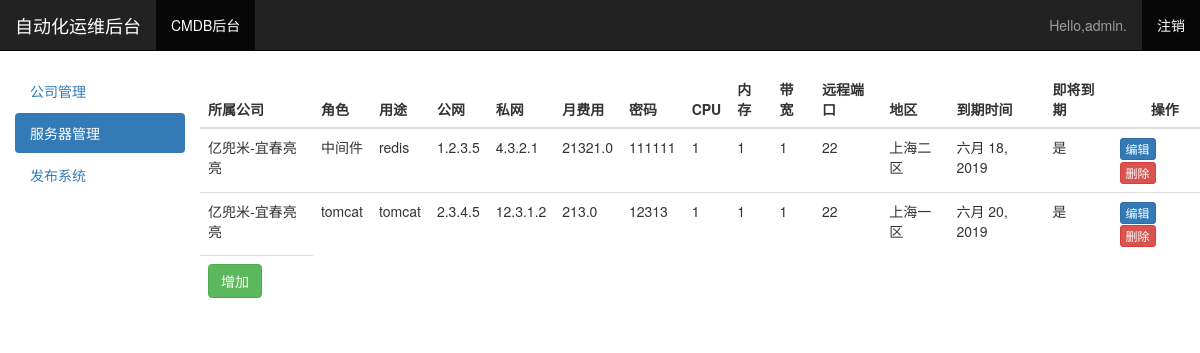
Before: /cmdb/show_company/3/ (signed in) with the older database file.
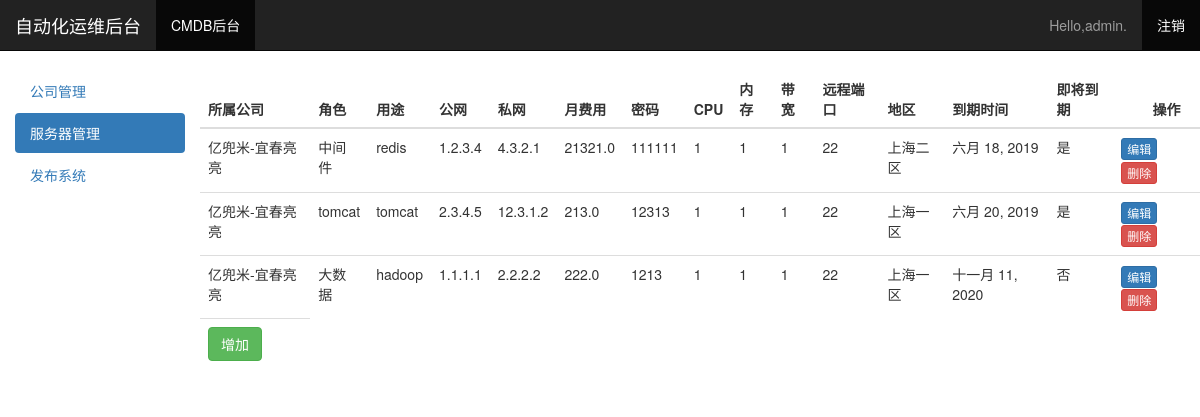
After: the same page with the newer database file.
### cmdb/models.py (models this page shows, shortened)
class Servers(models.Model):
    roles=models.CharField(max_length=20,verbose_name='服务器角色')
    usage=models.CharField(max_length=20,verbose_name='服务器用途')
    pub_ipaddress=models.GenericIPAddressField(verbose_name='公网地址')
    private_ipaddress=models.GenericIPAddressField(verbose_name='私网地址')
    customer = models.FloatField(max_length=10, verbose_name='月费用')
    password = models.CharField(max_length=30, verbose_name='服务器密码')
    cpu=models.IntegerField(verbose_name='CPU核数')
    mem=models.IntegerField(verbose_name='内存大小')
    bandwidth=models.IntegerField(verbose_name='带宽')
    port=models.IntegerField(verbose_name='远程端口')
    area=models.CharField(max_length=10,verbose_name='地区')
    expiration_time=models.DateField(verbose_name='到期时间')
    company=models.ForeignKey(Company,default=1)
    @property
    def is_expiration(self):
        if (parse(str(self.expiration_time)) - parse(daytime)).days >= 7:
            return True
    class Meta:
        verbose_name_plural = "服务器"

class Company(models.Model):
    name=models.CharField(max_length=25,verbose_name='公司名称',unique=True)
    contactsusr=models.CharField(max_length=10,verbose_name='联系人')
    phonenumber=models.IntegerField(verbose_name='联系人手机号')
    projectname=models.CharField(max_length=20,verbose_name='项目名')
    account=models.CharField(max_length=30,verbose_name='登陆账号')
    password=models.CharField(max_length=30,verbose_name='登陆密码')
    balance=models.FloatField(max_length=10,verbose_name='账户余额')
    Cspname=models.ForeignKey(Csp)
    group=models.ForeignKey(Group)
    class Meta:
        verbose_name_plural ="公司"

### cmdb/views.py (the view)
# urls.py: url(r'show_company/(?P<company_id>\d+)/$', views.show_company, name='show_company'),
@login_required
def show_company(request,company_id):
    servers = Servers.objects.filter(company_id=company_id)
    context = {"servers": servers}
    return render(request, 'cmdb/server_detail.html', context)

### cmdb/templates/cmdb/server_detail.html (shortened to what this page needs)
{% load bootstrap3 %}
<!DOCTYPE html>
<html lang="zh-CN">
<head>
</head>
{% bootstrap_css %}
<body>
<nav class="navbar navbar-inverse navbar-static-top">
    <div class="container-fluid">
        <div class="navbar-header">
            <a class="navbar-brand" href="{% url 'ops:index' %}">自动化运维后台</a>
        </div>
        <div id="navbar" class="navbar-collapse collapse">
            <ul class="nav navbar-nav">
                <li class="active"><a href="{% url 'cmdb:index' %}">CMDB后台</a></li>
            </ul>
            <ul class="nav navbar-nav navbar-right">
                {% if user.is_authenticated %}
                    <li><a>Hello,{{ user.username }}.</a></li>
                    <li class="active"><a href="{% url 'users:logout' %}">注销</a></li>
                {% else %}
                    <li class="active"><a href="{% url 'users:register' %}">注册</a></li>
                    <li class="active"><a href="{% url 'users:login' %}">登录</a></li>
                {% endif %}
            </ul>
        </div>
    </div>
</nav>
<div class="container-fluid">
    <div class="row">
        <div class="col-sm-3 col-md-2 sidebar">
            <ul class="nav nav-pills nav-stacked">
                <li role="presentation"><a href="{% url 'cmdb:company' %}">公司管理</a></li>
                <li role="presentation" class="active"><a href="{% url 'cmdb:server' %}">服务器管理</a></li>
                <li role="presentation"><a href="#">发布系统</a></li>
            </ul>
        </div>
        <div>
            <div class="table-responsive">
                <table class="table table-hover">
                    <thead>
                    <tr>
                        <th>所属公司</th>
                        <th>角色</th>
                        <th>用途</th>
                        <th>公网</th>
                        <th>私网</th>
                        <th>月费用</th>
                        <th>密码</th>
                        <th>CPU</th>
                        <th>内存</th>
                        <th>带宽</th>
                        <th>远程端口</th>
                        <th>地区</th>
                        <th>到期时间</th>
                        <th>即将到期</th>
                        <th>&nbsp&nbsp&nbsp&nbsp&nbsp&nbsp&nbsp&nbsp操作</th>
                    </tr>
                    </thead>
                    <tbody>
                    {% for server in servers %}
                        <tr>
                            <td>{{ server.company.name }}</td>
                            <td>{{ server.roles }}</td>
                            <td>{{ server.usage }}</td>
                            <td>{{ server.pub_ipaddress }}</td>
                            <td>{{ server.private_ipaddress }}</td>
                            <td>{{ server.customer }}</td>
                            <td>{{ server.password }}</td>
                            <td>{{ server.cpu }}</td>
                            <td>{{ server.mem }}</td>
                            <td>{{ server.bandwidth }}</td>
                            <td>{{ server.port }}</td>
                            <td>{{ server.area }}</td>
                            <td>{{ server.expiration_time }}</td>
                            {% if server.is_expiration %}
                                <td>否</td>
                            {% else %}
                                <td>是</td>
                            {% endif %}
                            <td><a class="btn btn-primary btn-xs" href="{% url 'cmdb:edit_server' server.id %}">编辑</a>
                                <a class="btn btn-danger btn-xs" href="{% url 'cmdb:del_server' server.id %}">删除</a>
                            </td>
                        </tr>
                    {% endfor %}
                    <tr>
                        <td><a class="btn btn-success" href="{% url 'cmdb:new_server' %}">增加</a></td>
                    </tr>
                    </tbody>
                </table>
            </div>
        </div>
    </div>
</div>
</body>
</html>

Changed rows visible on the page:
changed Servers "中间件": pub_ipaddress "1.2.3.5" → "1.2.3.4"
now on this page (row edited): Servers: company.name "亿兜米-宜春亮亮", roles "大数据", usage "hadoop", pub_ipaddress "1.1.1.1", private_ipaddress "2.2.2.2", customer "222.0", password "1213", cpu "1", mem "1", bandwidth "1", port "22", area "上海一区", expiration_time "十一月 11, 2020", shows "否"
